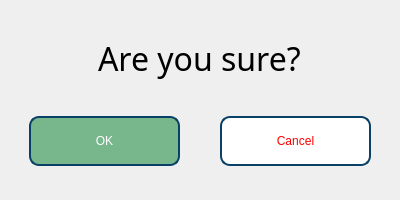
<?xml version="1.0" encoding="UTF-8"?>
<ui version="4.0">
 <class>Dialog</class>
 <widget class="QDialog" name="Dialog">
  <property name="windowModality">
   <enum>Qt::NonModal</enum>
  </property>
  <property name="geometry">
   <rect>
    <x>0</x>
    <y>0</y>
    <width>400</width>
    <height>200</height>
   </rect>
  </property>
  <property name="minimumSize">
   <size>
    <width>400</width>
    <height>200</height>
   </size>
  </property>
  <property name="maximumSize">
   <size>
    <width>400</width>
    <height>200</height>
   </size>
  </property>
  <property name="contextMenuPolicy">
   <enum>Qt::NoContextMenu</enum>
  </property>
  <property name="windowTitle">
   <string>Dialog</string>
  </property>
  <property name="styleSheet">
   <string notr="true">border-radius: 20px;
</string>
  </property>
  <property name="sizeGripEnabled">
   <bool>false</bool>
  </property>
  <layout class="QHBoxLayout" name="horizontalLayout">
   <item>
    <widget class="QFrame" name="dialog_frame">
     <property name="frameShape">
      <enum>QFrame::StyledPanel</enum>
     </property>
     <property name="frameShadow">
      <enum>QFrame::Raised</enum>
     </property>
     <layout class="QVBoxLayout" name="verticalLayout">
      <item alignment="Qt::AlignHCenter">
       <widget class="QLabel" name="question_laber">
        <property name="font">
         <font>
          <family>Bahnschrift</family>
          <pointsize>24</pointsize>
         </font>
        </property>
        <property name="text">
         <string>Are you sure?</string>
        </property>
       </widget>
      </item>
      <item>
       <widget class="QFrame" name="frame_2">
        <property name="frameShape">
         <enum>QFrame::StyledPanel</enum>
        </property>
        <property name="frameShadow">
         <enum>QFrame::Raised</enum>
        </property>
        <layout class="QHBoxLayout" name="horizontalLayout_2">
         <property name="spacing">
          <number>40</number>
         </property>
         <item>
          <widget class="QPushButton" name="ok_button">
           <property name="maximumSize">
            <size>
             <width>200</width>
             <height>50</height>
            </size>
           </property>
           <property name="styleSheet">
            <string notr="true">QPushButton {
	font: 75 14pt &quot;Bahnschrift&quot;;
	color: rgb(255, 255, 255);
	background-color: rgb(120, 183, 140);
	border-radius: 10px;
	border: 2px solid #094065;
}

QPushButton:hover{
	font: 75 14pt &quot;Bahnschrift&quot;;
	color: rgb(255, 255, 255);
	background-color: rgb(100, 183, 140);
	border-radius: 10px;
	border: 2px solid #094065;
}

QPushButton:pressed{
	font: 75 14pt &quot;Bahnschrift&quot;;
	color: rgb(255, 255, 255);
	background-color: rgb(88, 162, 123);
	border-radius: 10px;
	border: 2px solid #094065;
}</string>
           </property>
           <property name="text">
            <string>OK</string>
           </property>
          </widget>
         </item>
         <item>
          <widget class="QPushButton" name="cancel_button">
           <property name="maximumSize">
            <size>
             <width>200</width>
             <height>50</height>
            </size>
           </property>
           <property name="styleSheet">
            <string notr="true">QPushButton {
	font: 75 14pt &quot;Bahnschrift&quot;;
	color: rgb(255, 0, 0);
	background-color: rgb(255, 255, 255);
	border-radius: 10px;                     /* &lt;----  20px  */ 
	border: 2px solid #094065;
}

QPushButton:hover{
	font: 75 14pt &quot;Bahnschrift&quot;;
	color: rgb(255, 255, 255);
	background-color: rgb(234, 0, 0);
	border-radius: 10px;                     /* &lt;----  20px  */ 
	border: 2px solid #094065;
}

QPushButton:pressed{
	font: 75 14pt &quot;Bahnschrift&quot;;
	color: rgb(255, 255, 255);
	background-color:rgb(182, 0, 0);
	border-radius: 10px;                     /* &lt;----  20px  */ 
	border: 2px solid #094065;
}</string>
           </property>
           <property name="text">
            <string>Cancel</string>
           </property>
          </widget>
         </item>
        </layout>
       </widget>
      </item>
     </layout>
    </widget>
   </item>
  </layout>
 </widget>
 <resources/>
 <connections/>
</ui>
